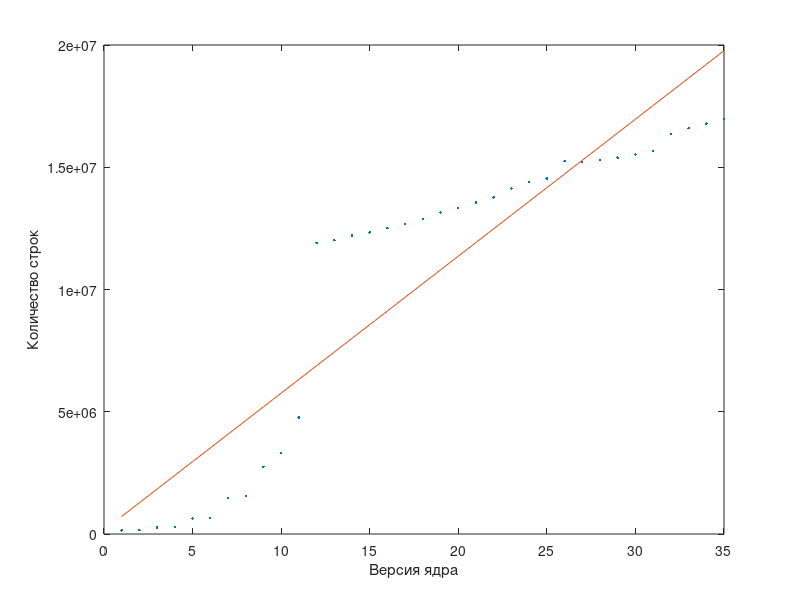

The MATLAB script that drew this image:
version = {'1', '1.1', '1.2', '1.3', '2.0', '2.1', '2.2', '2.3', '2.4', '2.5', '2.6', '3.0', '3.1', '3.2', '3.3', '3.4', '3.5', '3.6', '3.7', '3.8', '3.9', '3.10', '3.11', '3.12', '3.13', '3.16', '3.17', '3.18', '3.19', '4.0', '4.1', '4.2', '4.3', '4.4', '4.5'};
number = 1 : length(version);
lines_of_code = [150867, 160423, 259690, 284602, 632062, 649715, 1475674, 1553144, 2752286, 3322825, 4764146, 11914002, 12016103, 12201423, 12337967, 12509654, 12673918, 12895419, 13157359, 13333358, 13550908, 13768488, 14127197, 14387259, 14539764, 15252592, 15216496, 15303113, 15392244, 15525488, 15666295, 16354974, 16597163, 16782638, 16977804];
code_and_version_regress = regress(lines_of_code.', [number; ones(1,length(number))].');
y = number * code_and_version_regress(1) + code_and_version_regress(2);
plot(number, lines_of_code, '.', number, y);
xlabel('Версия ядра')
ylabel('Количество строк')
R = corrcoef(number,lines_of_code);
disp('Коэффициент корреляции: ');
disp(R(1,2));